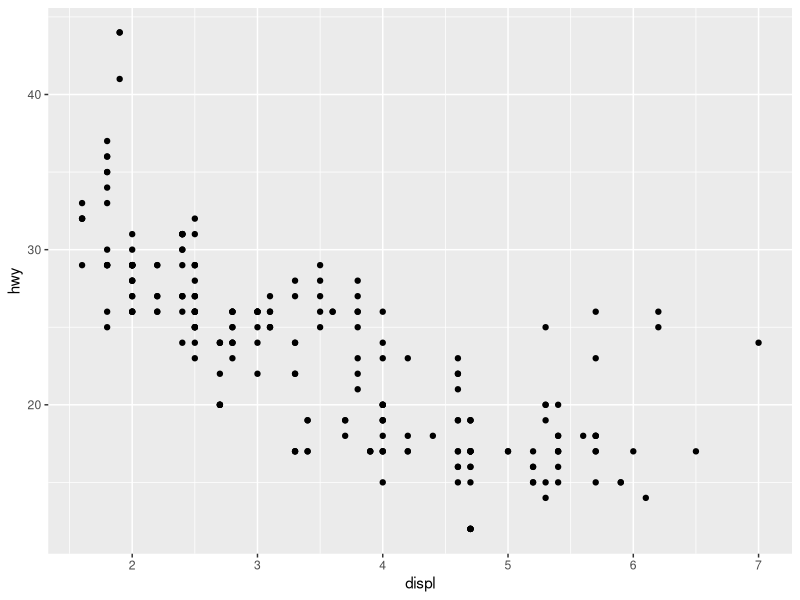
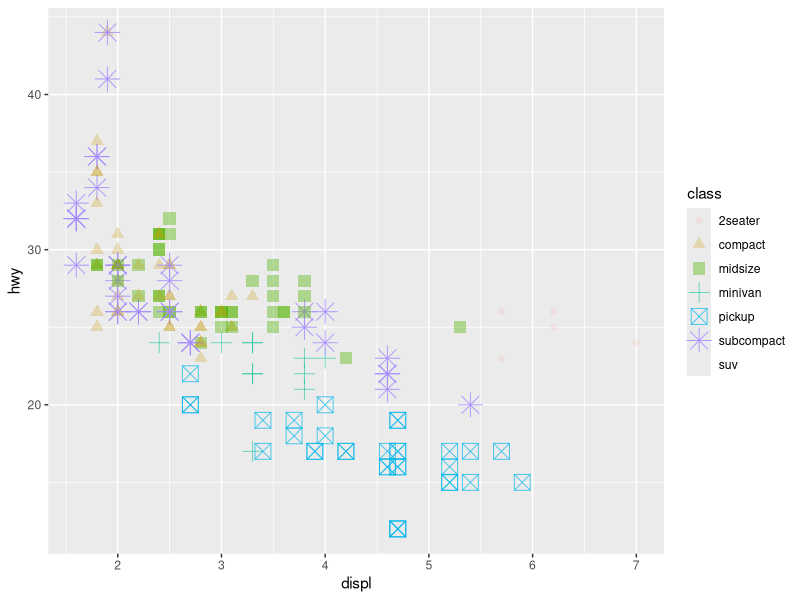
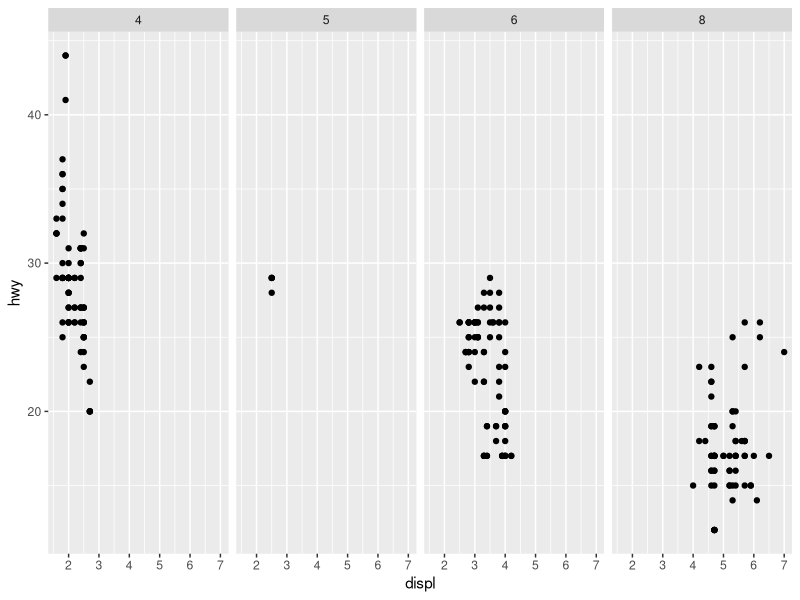
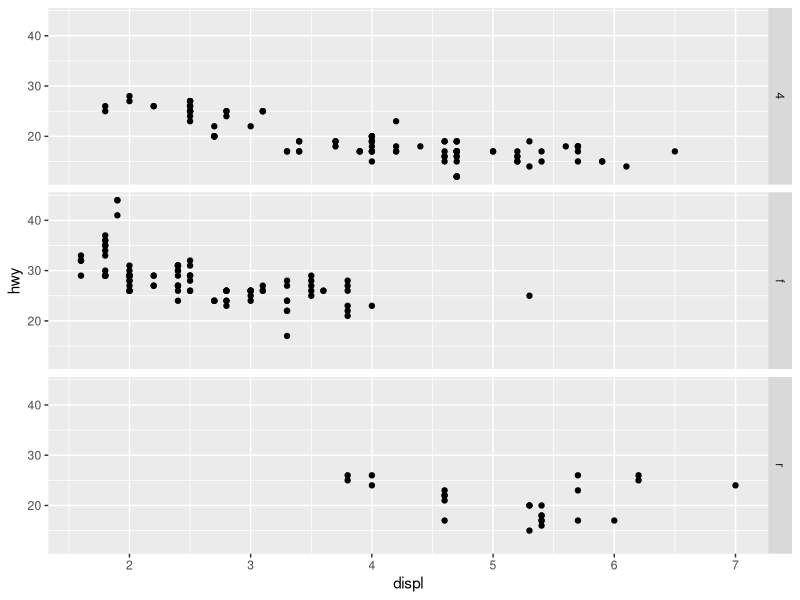
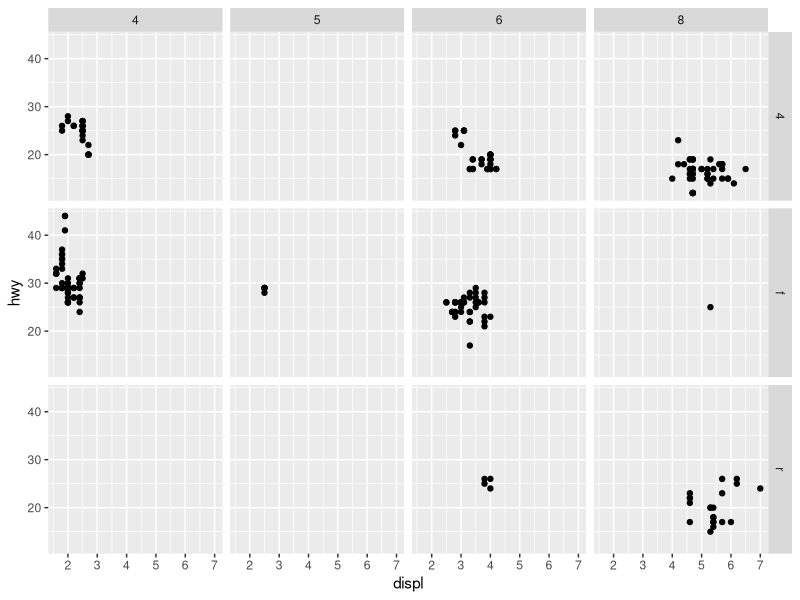
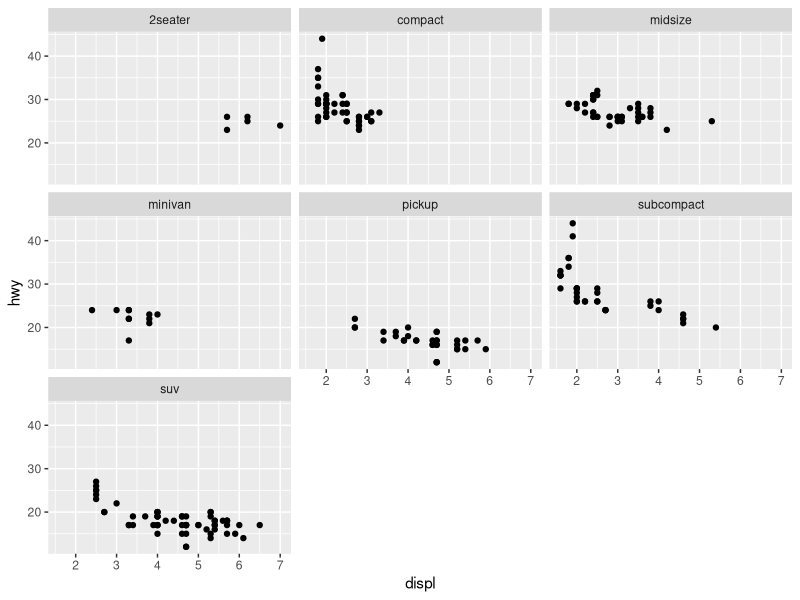
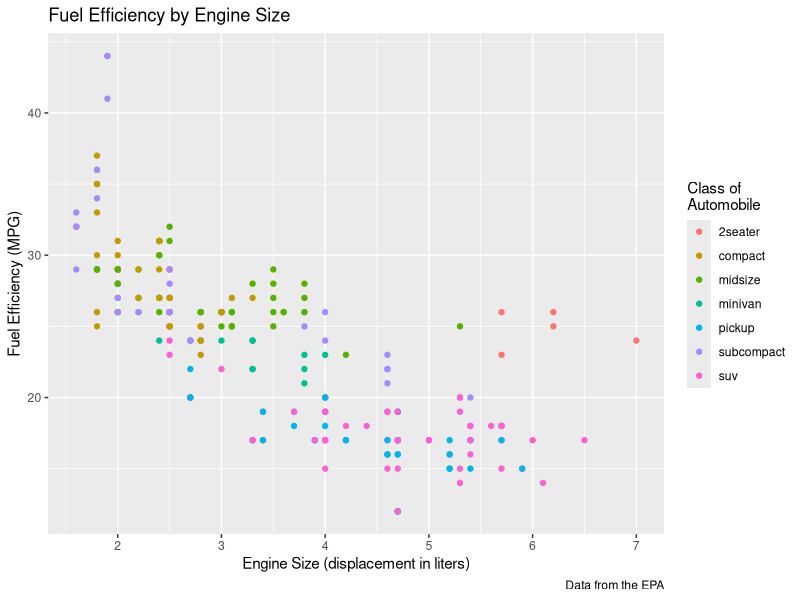
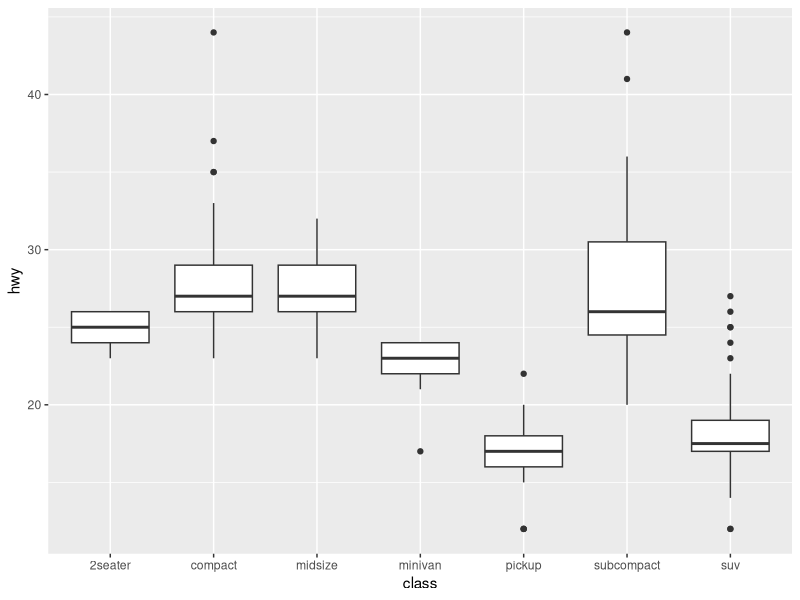

Write the R code that produced these figures, in order.
## ---- chunk 1
library(tidyverse)
library(conflicted)

## ---- chunk 2
mpg
## ---- chunk 3
ggplot(data = mpg) +
  geom_point(mapping = aes(x = displ, y = hwy))
## ---- chunk 4
ggplot(data = mpg) +
  geom_point(mapping = aes(displ, hwy, color = class, size = class, alpha = class, shape = class))
## ---- chunk 5
# Makes a plot that the commands below will modify
q <- ggplot(mpg) + geom_point(aes(x = displ, y = hwy))

q + facet_grid(. ~ cyl)
q + facet_grid(drv ~ .)
q + facet_grid(drv ~ cyl)
q + facet_wrap(~ class)
## ---- chunk 6
ggplot(data = mpg) +
  geom_point(mapping = aes(displ, hwy, color = class)) +
  labs(title = "Fuel Efficiency by Engine Size",
       x = "Engine Size (displacement in liters)",
       y = "Fuel Efficiency (MPG)",
       color = "Class of \nAutomobile",
       caption = "Data from the EPA")
## ---- chunk 7
ggplot(mpg) + geom_boxplot(mapping = aes(x = class, y = hwy))
## ---- chunk 8
ggplot(data = mpg) + geom_histogram(mapping = aes(x = hwy))
## ---- chunk 9
ggplot(data = mpg) + 
  geom_histogram(mapping = aes(x = hwy), binwidth = 2)
## ---- chunk 10
ggplot(data = mpg) +
  geom_bar(mapping = aes(x = class, fill = class))
## ---- chunk 11
ggplot(mpg) + 
  geom_point(aes(displ, hwy)) +
  geom_smooth(aes(displ, hwy))
## ---- chunk 12
#p <- ggplot(mpg) + 
#  geom_point(aes(displ, hwy)) +
#  geom_smooth(aes(displ, hwy))

#library(plotly)
#ggplotly(p)
## ---- chunk 13
ggplot(data = mpg) +
  geom_boxplot(aes(x = class, y = hwy, fill = class))

#vs

ggplot(data = mpg) +
  geom_boxplot(aes(x = class, y = hwy, fill = factor(cyl)), position = "identity", alpha =0.5)
